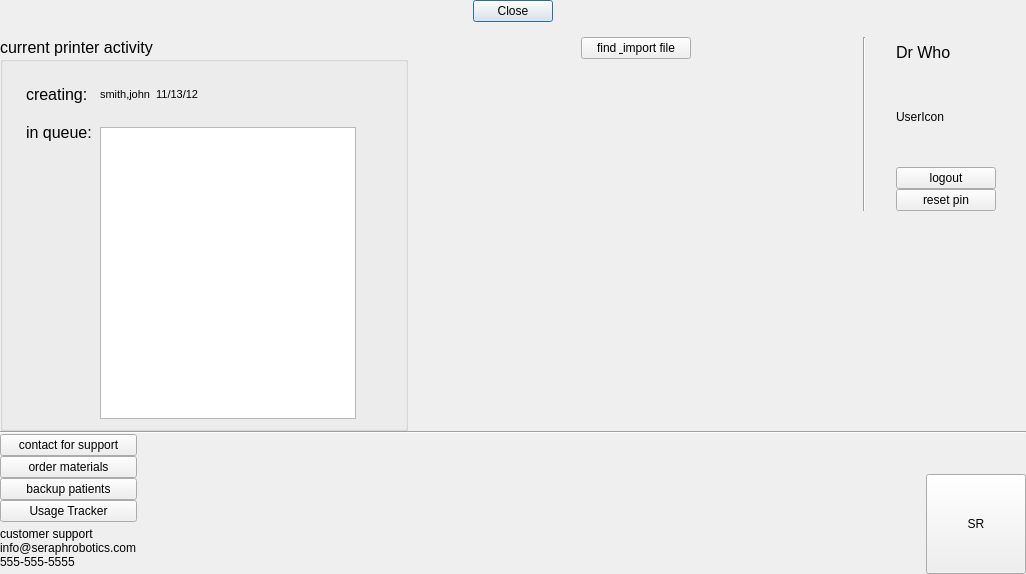
<?xml version="1.0" encoding="UTF-8"?>
<ui version="4.0">
 <class>SRDialog</class>
 <widget class="QDialog" name="SRDialog">
  <property name="windowModality">
   <enum>Qt::ApplicationModal</enum>
  </property>
  <property name="geometry">
   <rect>
    <x>0</x>
    <y>0</y>
    <width>1026</width>
    <height>574</height>
   </rect>
  </property>
  <property name="windowTitle">
   <string>Dialog</string>
  </property>
  <property name="modal">
   <bool>true</bool>
  </property>
  <layout class="QVBoxLayout" name="verticalLayout_6">
   <property name="spacing">
    <number>0</number>
   </property>
   <property name="margin">
    <number>0</number>
   </property>
   <item>
    <layout class="QHBoxLayout" name="horizontalLayout_2">
     <item>
      <spacer name="horizontalSpacer_3">
       <property name="orientation">
        <enum>Qt::Horizontal</enum>
       </property>
       <property name="sizeHint" stdset="0">
        <size>
         <width>398</width>
         <height>17</height>
        </size>
       </property>
      </spacer>
     </item>
     <item>
      <widget class="QPushButton" name="pushButton">
       <property name="text">
        <string>Close</string>
       </property>
      </widget>
     </item>
     <item>
      <spacer name="horizontalSpacer_4">
       <property name="orientation">
        <enum>Qt::Horizontal</enum>
       </property>
       <property name="sizeHint" stdset="0">
        <size>
         <width>398</width>
         <height>17</height>
        </size>
       </property>
      </spacer>
     </item>
    </layout>
   </item>
   <item>
    <spacer name="verticalSpacer">
     <property name="orientation">
      <enum>Qt::Vertical</enum>
     </property>
     <property name="sizeType">
      <enum>QSizePolicy::Fixed</enum>
     </property>
     <property name="sizeHint" stdset="0">
      <size>
       <width>20</width>
       <height>15</height>
      </size>
     </property>
    </spacer>
   </item>
   <item>
    <layout class="QHBoxLayout" name="horizontalLayout_4">
     <item>
      <widget class="QGroupBox" name="currentActivityGroupBox">
       <property name="minimumSize">
        <size>
         <width>300</width>
         <height>0</height>
        </size>
       </property>
       <property name="font">
        <font>
         <pointsize>12</pointsize>
        </font>
       </property>
       <property name="title">
        <string>current printer activity</string>
       </property>
       <property name="flat">
        <bool>true</bool>
       </property>
       <layout class="QVBoxLayout" name="verticalLayout_9">
        <item>
         <spacer name="verticalSpacer_4">
          <property name="orientation">
           <enum>Qt::Vertical</enum>
          </property>
          <property name="sizeType">
           <enum>QSizePolicy::Fixed</enum>
          </property>
          <property name="sizeHint" stdset="0">
           <size>
            <width>20</width>
            <height>13</height>
           </size>
          </property>
         </spacer>
        </item>
        <item>
         <layout class="QHBoxLayout" name="horizontalLayout_5">
          <item>
           <spacer name="horizontalSpacer_8">
            <property name="orientation">
             <enum>Qt::Horizontal</enum>
            </property>
            <property name="sizeHint" stdset="0">
             <size>
              <width>14</width>
              <height>218</height>
             </size>
            </property>
           </spacer>
          </item>
          <item>
           <layout class="QVBoxLayout" name="verticalLayout_7">
            <item>
             <widget class="QLabel" name="label">
              <property name="sizePolicy">
               <sizepolicy hsizetype="Preferred" vsizetype="Fixed">
                <horstretch>0</horstretch>
                <verstretch>0</verstretch>
               </sizepolicy>
              </property>
              <property name="minimumSize">
               <size>
                <width>20</width>
                <height>20</height>
               </size>
              </property>
              <property name="maximumSize">
               <size>
                <width>16777215</width>
                <height>20</height>
               </size>
              </property>
              <property name="text">
               <string>creating: </string>
              </property>
             </widget>
            </item>
            <item>
             <spacer name="verticalSpacer_5">
              <property name="orientation">
               <enum>Qt::Vertical</enum>
              </property>
              <property name="sizeType">
               <enum>QSizePolicy::Fixed</enum>
              </property>
              <property name="sizeHint" stdset="0">
               <size>
                <width>58</width>
                <height>13</height>
               </size>
              </property>
             </spacer>
            </item>
            <item>
             <widget class="QLabel" name="label_3">
              <property name="text">
               <string>in queue:</string>
              </property>
             </widget>
            </item>
            <item>
             <spacer name="verticalSpacer_2">
              <property name="orientation">
               <enum>Qt::Vertical</enum>
              </property>
              <property name="sizeHint" stdset="0">
               <size>
                <width>68</width>
                <height>128</height>
               </size>
              </property>
             </spacer>
            </item>
           </layout>
          </item>
          <item>
           <layout class="QVBoxLayout" name="verticalLayout_8">
            <item>
             <widget class="QLabel" name="creatingLabel">
              <property name="sizePolicy">
               <sizepolicy hsizetype="Preferred" vsizetype="Fixed">
                <horstretch>0</horstretch>
                <verstretch>0</verstretch>
               </sizepolicy>
              </property>
              <property name="minimumSize">
               <size>
                <width>0</width>
                <height>20</height>
               </size>
              </property>
              <property name="maximumSize">
               <size>
                <width>16777215</width>
                <height>20</height>
               </size>
              </property>
              <property name="font">
               <font>
                <pointsize>8</pointsize>
               </font>
              </property>
              <property name="text">
               <string>smith,john  11/13/12</string>
              </property>
             </widget>
            </item>
            <item>
             <spacer name="verticalSpacer_3">
              <property name="orientation">
               <enum>Qt::Vertical</enum>
              </property>
              <property name="sizeType">
               <enum>QSizePolicy::Fixed</enum>
              </property>
              <property name="sizeHint" stdset="0">
               <size>
                <width>238</width>
                <height>17</height>
               </size>
              </property>
             </spacer>
            </item>
            <item>
             <widget class="QListWidget" name="queueListWidget"/>
            </item>
           </layout>
          </item>
          <item>
           <spacer name="horizontalSpacer_9">
            <property name="orientation">
             <enum>Qt::Horizontal</enum>
            </property>
            <property name="sizeHint" stdset="0">
             <size>
              <width>40</width>
              <height>20</height>
             </size>
            </property>
           </spacer>
          </item>
         </layout>
        </item>
       </layout>
      </widget>
     </item>
     <item>
      <spacer name="horizontalSpacer_6">
       <property name="orientation">
        <enum>Qt::Horizontal</enum>
       </property>
       <property name="sizeHint" stdset="0">
        <size>
         <width>40</width>
         <height>20</height>
        </size>
       </property>
      </spacer>
     </item>
     <item>
      <layout class="QVBoxLayout" name="verticalLayout_4">
       <item>
        <widget class="QPushButton" name="pushButton_2">
         <property name="minimumSize">
          <size>
           <width>110</width>
           <height>0</height>
          </size>
         </property>
         <property name="text">
          <string>find &amp; import file</string>
         </property>
        </widget>
       </item>
       <item>
        <spacer name="verticalSpacer_7">
         <property name="orientation">
          <enum>Qt::Vertical</enum>
         </property>
         <property name="sizeHint" stdset="0">
          <size>
           <width>20</width>
           <height>40</height>
          </size>
         </property>
        </spacer>
       </item>
      </layout>
     </item>
     <item>
      <spacer name="horizontalSpacer_5">
       <property name="orientation">
        <enum>Qt::Horizontal</enum>
       </property>
       <property name="sizeHint" stdset="0">
        <size>
         <width>40</width>
         <height>20</height>
        </size>
       </property>
      </spacer>
     </item>
     <item>
      <layout class="QVBoxLayout" name="verticalLayout_5">
       <item>
        <layout class="QHBoxLayout" name="horizontalLayout_3">
         <item>
          <widget class="Line" name="line_2">
           <property name="orientation">
            <enum>Qt::Vertical</enum>
           </property>
          </widget>
         </item>
         <item>
          <spacer name="horizontalSpacer_2">
           <property name="orientation">
            <enum>Qt::Horizontal</enum>
           </property>
           <property name="sizeType">
            <enum>QSizePolicy::Fixed</enum>
           </property>
           <property name="sizeHint" stdset="0">
            <size>
             <width>30</width>
             <height>20</height>
            </size>
           </property>
          </spacer>
         </item>
         <item>
          <layout class="QVBoxLayout" name="verticalLayout_3">
           <item>
            <widget class="QLabel" name="userLabel">
             <property name="sizePolicy">
              <sizepolicy hsizetype="Preferred" vsizetype="Fixed">
               <horstretch>0</horstretch>
               <verstretch>0</verstretch>
              </sizepolicy>
             </property>
             <property name="minimumSize">
              <size>
               <width>0</width>
               <height>30</height>
              </size>
             </property>
             <property name="maximumSize">
              <size>
               <width>16777215</width>
               <height>30</height>
              </size>
             </property>
             <property name="font">
              <font>
               <pointsize>12</pointsize>
              </font>
             </property>
             <property name="text">
              <string>Dr Who</string>
             </property>
            </widget>
           </item>
           <item>
            <widget class="QLabel" name="userIcon">
             <property name="sizePolicy">
              <sizepolicy hsizetype="Fixed" vsizetype="Fixed">
               <horstretch>0</horstretch>
               <verstretch>0</verstretch>
              </sizepolicy>
             </property>
             <property name="minimumSize">
              <size>
               <width>100</width>
               <height>100</height>
              </size>
             </property>
             <property name="maximumSize">
              <size>
               <width>100</width>
               <height>100</height>
              </size>
             </property>
             <property name="text">
              <string>UserIcon</string>
             </property>
            </widget>
           </item>
           <item>
            <widget class="QPushButton" name="logoutButton">
             <property name="text">
              <string>logout</string>
             </property>
            </widget>
           </item>
           <item>
            <widget class="QPushButton" name="resetPinButton">
             <property name="text">
              <string>reset pin</string>
             </property>
            </widget>
           </item>
          </layout>
         </item>
        </layout>
       </item>
       <item>
        <spacer name="verticalSpacer_8">
         <property name="orientation">
          <enum>Qt::Vertical</enum>
         </property>
         <property name="sizeHint" stdset="0">
          <size>
           <width>20</width>
           <height>40</height>
          </size>
         </property>
        </spacer>
       </item>
      </layout>
     </item>
     <item>
      <spacer name="horizontalSpacer_7">
       <property name="orientation">
        <enum>Qt::Horizontal</enum>
       </property>
       <property name="sizeType">
        <enum>QSizePolicy::Fixed</enum>
       </property>
       <property name="sizeHint" stdset="0">
        <size>
         <width>30</width>
         <height>10</height>
        </size>
       </property>
      </spacer>
     </item>
    </layout>
   </item>
   <item>
    <widget class="Line" name="line">
     <property name="orientation">
      <enum>Qt::Horizontal</enum>
     </property>
    </widget>
   </item>
   <item>
    <layout class="QHBoxLayout" name="horizontalLayout">
     <property name="spacing">
      <number>0</number>
     </property>
     <item>
      <layout class="QVBoxLayout" name="verticalLayout">
       <item>
        <widget class="QPushButton" name="contactButton">
         <property name="text">
          <string>contact for support</string>
         </property>
        </widget>
       </item>
       <item>
        <widget class="QPushButton" name="orderButton">
         <property name="text">
          <string>order materials</string>
         </property>
        </widget>
       </item>
       <item>
        <widget class="QPushButton" name="backupButton">
         <property name="text">
          <string>backup patients</string>
         </property>
        </widget>
       </item>
       <item>
        <widget class="QPushButton" name="usageButton">
         <property name="text">
          <string>Usage Tracker</string>
         </property>
        </widget>
       </item>
       <item>
        <widget class="QLabel" name="supportLabel">
         <property name="text">
          <string>customer support 
info@seraphrobotics.com
555-555-5555</string>
         </property>
        </widget>
       </item>
      </layout>
     </item>
     <item>
      <spacer name="horizontalSpacer">
       <property name="orientation">
        <enum>Qt::Horizontal</enum>
       </property>
       <property name="sizeHint" stdset="0">
        <size>
         <width>40</width>
         <height>20</height>
        </size>
       </property>
      </spacer>
     </item>
     <item>
      <layout class="QVBoxLayout" name="verticalLayout_2">
       <property name="spacing">
        <number>0</number>
       </property>
       <item>
        <spacer name="verticalSpacer_6">
         <property name="orientation">
          <enum>Qt::Vertical</enum>
         </property>
         <property name="sizeType">
          <enum>QSizePolicy::Preferred</enum>
         </property>
         <property name="sizeHint" stdset="0">
          <size>
           <width>20</width>
           <height>40</height>
          </size>
         </property>
        </spacer>
       </item>
       <item>
        <widget class="QPushButton" name="SRButton">
         <property name="sizePolicy">
          <sizepolicy hsizetype="Fixed" vsizetype="Fixed">
           <horstretch>0</horstretch>
           <verstretch>0</verstretch>
          </sizepolicy>
         </property>
         <property name="minimumSize">
          <size>
           <width>100</width>
           <height>100</height>
          </size>
         </property>
         <property name="maximumSize">
          <size>
           <width>100</width>
           <height>100</height>
          </size>
         </property>
         <property name="text">
          <string>SR</string>
         </property>
        </widget>
       </item>
      </layout>
     </item>
    </layout>
   </item>
  </layout>
 </widget>
 <resources/>
 <connections>
  <connection>
   <sender>SRButton</sender>
   <signal>clicked()</signal>
   <receiver>SRDialog</receiver>
   <slot>accept()</slot>
   <hints>
    <hint type="sourcelabel">
     <x>938</x>
     <y>492</y>
    </hint>
    <hint type="destinationlabel">
     <x>855</x>
     <y>431</y>
    </hint>
   </hints>
  </connection>
  <connection>
   <sender>pushButton</sender>
   <signal>clicked()</signal>
   <receiver>SRDialog</receiver>
   <slot>accept()</slot>
   <hints>
    <hint type="sourcelabel">
     <x>499</x>
     <y>19</y>
    </hint>
    <hint type="destinationlabel">
     <x>501</x>
     <y>52</y>
    </hint>
   </hints>
  </connection>
 </connections>
</ui>
